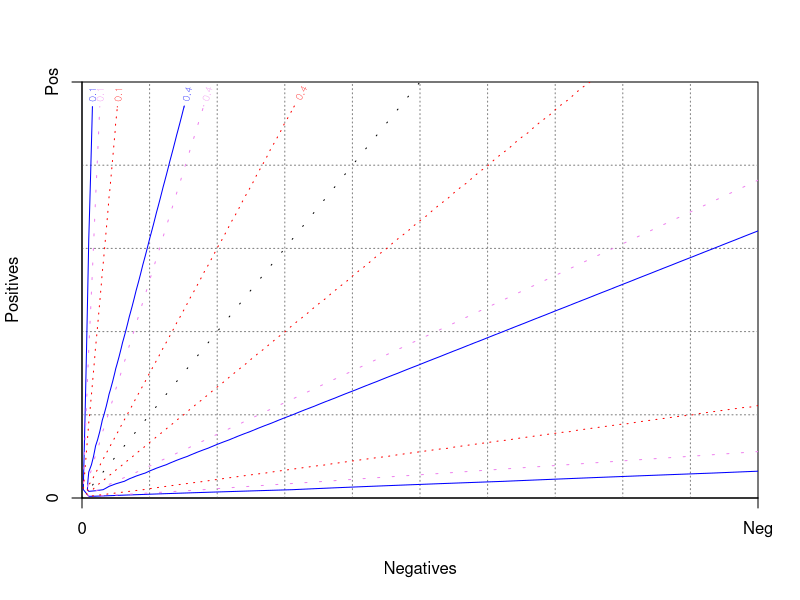

The R script that drew this image:
## ---- chunk 1
#| echo: false

c <- 1/2  # class ratio
pos <- c*100  # positive examples
neg <- 100  # negative examples

rocgrid <- function() {
	plot( c(0,neg), c(0,pos),
		 xlim=c(0,neg),ylim=c(0,pos),
		 #asp = pos/neg,
		 xaxs = "i",yaxs = "i",
		 xaxt = 'n', yaxt = 'n',
		 type = "n",
		 xlab = "Negatives", ylab = "Positives")
	
	# add a grid
	grid.step <- 10
	grid (nx = neg/grid.step, ny = pos/grid.step, col = gray(0.5))
	
	# draw diagonals
	abline(0,pos/(c*neg),lty="1F")	# ascending
	#abline(pos,-pos/neg,lty="dotted")	# descending
	
	# draw axes
	axis(2,c(0,pos),labels=c('0','Pos'))
	axis(1,c(0,neg),labels=c('0','Neg'))
}

metric <- function(tp,fp,m) {
  if (tp+fp == 0) { return(0) }
  else {
    Pos = pos
    Neg = neg
    N = Pos+Neg
    TP = tp
    FP = fp
    FN = Pos-TP
    TN = Neg-FP
    if (m=='accuracy') return( (TP+TN)/N ) 
    if (m=='wracc') return( TP/N - (TP+FP)*(TP+FN)/N^2 ) 
    if (m=='confirmation') return( ((TP+FP)*(FP+TN)/N^2 - FP/N)/(sqrt((TP+FP)*(FP+TN)/N^2) - (TP+FP)*(FP+TN)/N^2) ) 
    if (m=='generality') return( (TP+FP)/N ) 
    if (m=='precision') return( TP/(TP+FP) ) 
    if (m=='laplace-precision') return( (TP+1)/(TP+FP+2) ) 
    if (m=='f-measure') return( 2*TP/(2*TP+FP+FN) ) 
    if (m=='g-measure') return( TP/(FP+Pos) ) 
    if (m=='precision*recall') return( TP^2/((TP+FP)*(TP+FN)) ) 
    if (m=='avg-precision-recall') return( TP/(2*(TP+FP)) + TP/(2*(TP+FN)) ) 
    if (m=='aucsplit') return( (TP*Neg+Pos*TN)/(2*Pos*Neg) ) 
    if (m=='balanced-aucsplit') return( TP/Pos - FP/Neg ) 
    if (m=='chi2') return( (TP*TN - FP*FN)^2 / ((TP+FP)*(TP+FN)*(FP+TN)*(FN+TN)) ) 
    if (m=='info-gain') return( entropy(Pos,Neg) - (TP+FP)/N*entropy(TP,FP) - (FN+TN)/N*entropy(FN,TN) )
    if (m=='gini') return( gini(Pos,Neg) - (TP+FP)/N*gini(TP,FP) - (FN+TN)/N*gini(FN,TN) )
    if (m=='dkm') return( dkm(Pos,Neg) - (TP+FP)/N*dkm(TP,FP) - (FN+TN)/N*dkm(FN,TN) )
    if (m=='entropy') return( entropy(TP,FP)/2 )
    if (m=='giniimp') return( gini(TP,FP) )
    if (m=='dkmimp') return( dkm(TP,FP) )
    if (m=='minacc') return( minacc(TP,FP) )
  }
}

entropy <- function(P,N) {
  p <- P/(P+N)
  n <- N/(P+N)
  if (P==0 || N==0) { return( 0 ) }
  else { return( -p*log2(p) -n*log2(n) ) }
}

gini <- function(P,N) {
  p <- P/(P+N)
  n <- N/(P+N)
  return( 2*p*n )	
}

dkm <- function(P,N) {
  return( sqrt(gini(P,N)) )	
}

minacc <- function(P,N) {
  p <- P/(P+N)
  n <- N/(P+N)
  return( min(p,n) )	
}

x <- seq(0,neg)
y <- seq(0,pos)
z <- matrix(nrow=neg+1,ncol=pos+1)

save = FALSE

if (save==FALSE) {colour1="red"; colour2="blue"} else {colour1="black"; colour2="black"}

contours <- function(m,col,lty,nlevels) {
	for (i in x) {
	  for (j in y) {
		z[i+1,j+1] = metric(j,i,m)
	  }
	}
	contour(x,y,z,nlevels=nlevels,add=TRUE,col=col,lty="solid",method='edge')
}

contour1 <- function(m,col,lty,tp,fp) {
	for (i in x) {
	  for (j in y) {
		z[i+1,j+1] = metric(j,i,m)
	  }
	}
	v <- metric(tp,fp,m)
	points(fp,tp,type='p')
	contour(x,y,z,level=v,add=TRUE,col=col,lty=lty,labels="")
}

contour2 <- function(m,col,lty,levels) {
	for (i in x) {
	  for (j in y) {
		z[i+1,j+1] = metric(j,i,m)
	  }
	}
	contour(x,y,z,level=levels,add=TRUE,col=col,lty=lty,method="edge")
}

plotmetric <- function(m,label) {
	rocgrid()
	contours(m,label)
	if (save==TRUE) dev2bitmap(file=paste(m,".png",sep=""),type="pngmono",res=300)
}

plotmetrics <- function() {
	plotmetric('accuracy',1,1/2,"edge")
	plotmetric('precision',1,1/2,"edge")
	plotmetric('f-measure',1,5,"edge")
	plotmetric('precision*recall',1,5,"edge")
	plotmetric('info-gain',1,1/10,"flattest")
	plotmetric('gini',1,1/10,"flattest")
	plotmetric('dkm',1,1/10,"flattest")
}
p1 <-  c*80; n1 <- 20
p2 <- c*100; n2 <- 60
rocgrid()
values <- c(0.1,0.4)
#contours('entropy','blue','solid',2)
contour2('entropy','blue','solid',values)
#contour1('entropy','blue','dotted',p2, n2)
#contours('giniimp','violet','solid',2)
contour2('giniimp','violet',"2C",values)
#contour1('giniimp','violet','dotted',p2, n2)
#contours('dkmimp','red','solid',2)
contour2('minacc','red',"16",values)
#contour1('dkmimp','red','dotted',p2, n2)
